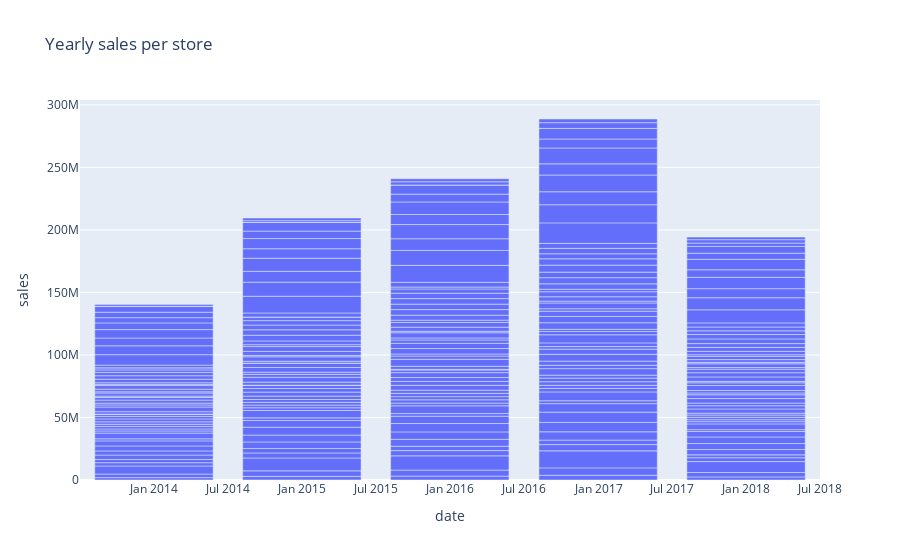

The notebook cell this image was saved under:
### Markdown cell above
#### Yearly sales summed up by store

### Code cell
yearly_sales = train.set_index("date").groupby("store_nbr").resample("YE").agg({"sales": "sum"}).reset_index()
px.bar(yearly_sales, x="date", y="sales", title="Yearly sales per store")

### Figure 1 — Plotly figure (JSON) as saved in the notebook; plotly's stock layout.template omitted (floating-point values rounded to 4 significant figures; data arrays with more than 128 entries replaced by an {"elided": "..."} marker saying what was removed)
{"data": [{"alignmentgroup": "True", "hovertemplate": "date=%{x}<br>sales=%{y}<extra></extra>", "legendgroup": "", "marker": {"color": "#636efa", "pattern": {"shape": ""}}, "name": "", "offsetgroup": "", "orientation": "v", "showlegend": false, "textposition": "auto", "type": "bar", "x": {"elided": "270 str values"}, "xaxis": "x", "y": {"elided": "270 float values"}, "yaxis": "y"}], "layout": {"barmode": "relative", "legend": {"tracegroupgap": 0}, "title": {"text": "Yearly sales per store"}, "xaxis": {"anchor": "y", "domain": [0, 1], "title": {"text": "date"}}, "yaxis": {"anchor": "x", "domain": [0, 1], "title": {"text": "sales"}}}}
